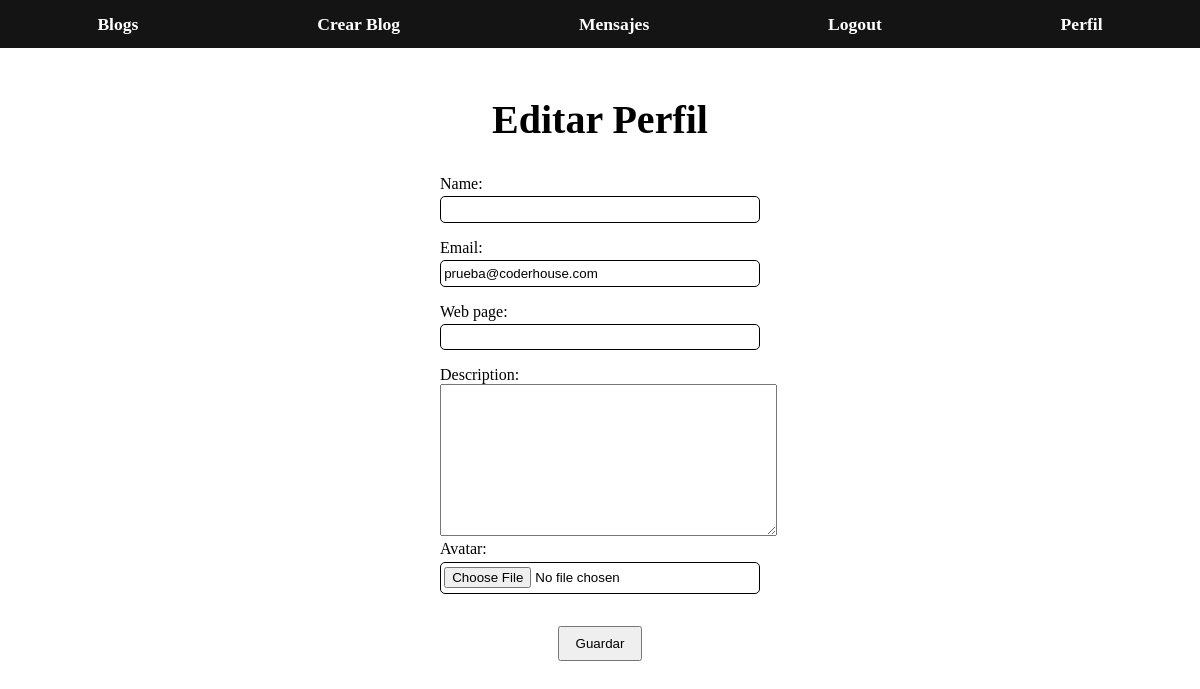
The app's page /profile/edit/ (signed in), older data.
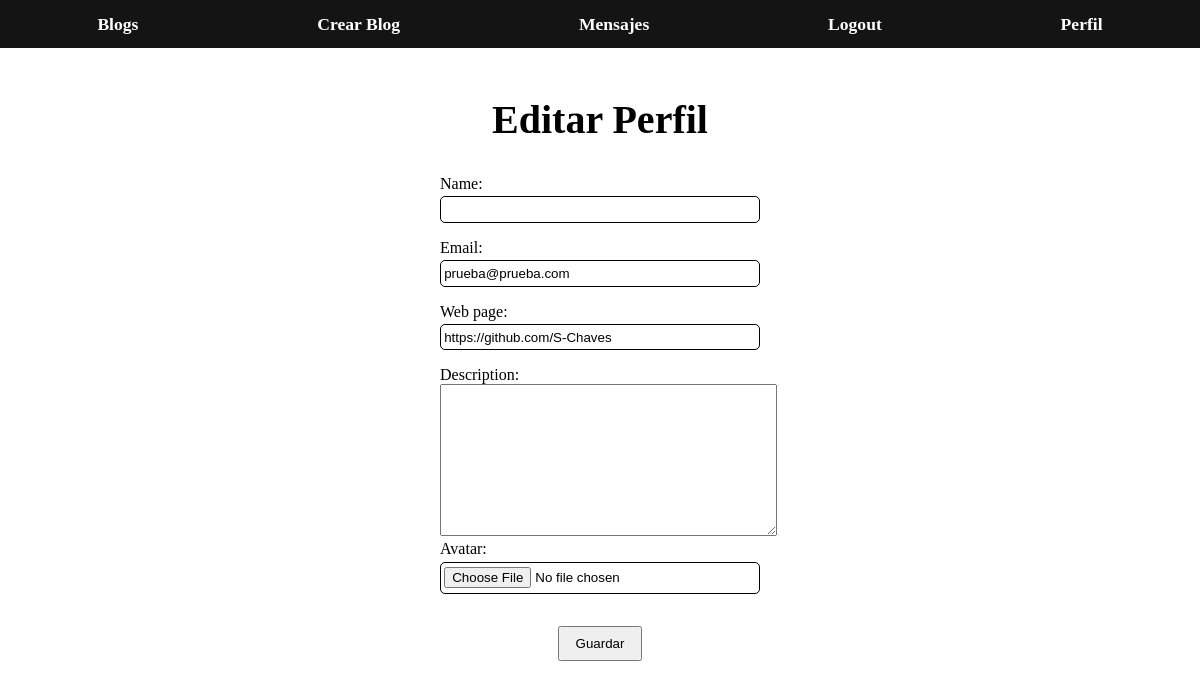
The same page, newer data.
### Login/models.py (models this page shows)
class User(AbstractUser):
  USERNAME_FIELD = 'username'
  username = models.CharField(unique=True, max_length=50)
  email = models.EmailField(unique=True, null=False)
  name = models.CharField(max_length=30)
  description = models.CharField(max_length=50)
  web_page = models.CharField(max_length=50)
  avatar = models.ForeignKey(Avatar, on_delete=models.SET_NULL, null=True, blank=True)

### Profile/views.py (the view)
# urls.py: path('edit/', edit_profile_view, name='editProfile'),
@login_required
def edit_profile_view(request):
  if request.method == 'POST':
    form = EditProfileForm(request.POST, request.FILES)
    if form.is_valid():
      avatar = form.cleaned_data['avatar']
      name = form.cleaned_data['name']
      email = form.cleaned_data['email']
      description = form.cleaned_data['description']
      web_page = form.cleaned_data['web_page']
      user = User.objects.get(id=request.user.id)
      if User.objects.filter(Q(email=email) & ~Q(email=user.email)):
        form = default_form(request)
        form.errors['email'] = 'El email ya está registrado.'
        return render(request, 'Profile/editProfile.html', {'form': form})
      user.name = name
      user.description = description
      user.email = email
      user.web_page = web_page
      if avatar:
        old_avatar = Avatar.objects.get(id=user.avatar.id)
        old_avatar.delete()
        new_avatar = Avatar()
        new_avatar.image = avatar
        new_avatar.save()
        user.avatar =  new_avatar
      user.save()
      return redirect('profile', username=user.username)
  else:
    form = default_form(request)
  return render(request, 'Profile/editProfile.html', {'form': form})

### Profile/forms.py
class EditProfileForm(forms.Form):
  name = forms.CharField(max_length=30, required=False)
  email = forms.EmailField(required=True)
  web_page = forms.CharField(max_length=50, required=False)
  description = forms.CharField(max_length=50, widget=forms.Textarea, required=False)
  avatar = forms.ImageField(required=False)
  class Meta:
    model = User
    fields = ['name', 'email', 'web_page', 'description', 'avatar']

### Profile/views.py (called while the page is built)
def default_form(request):
  return EditProfileForm(initial={
      'email': request.user.email,
      'description': request.user.description,
      'avatar': request.user.avatar,
      'name': request.user.name,
      'web_page': request.user.web_page
    })

### Profile/templates/Profile/editProfile.html (shortened to what this page needs)
{% extends 'Index/base.html' %}
{% load static %}
{% block style %}
  <link rel="stylesheet" href="{% static 'Index/base.css' %}">
{% endblock %}
{% block content %}
  <section class="section">
    <h1 class="titulo">Editar Perfil</h1>
    <form class="form" action="{% url 'editProfile' %}" method="POST" enctype="multipart/form-data">
      {% for field in form %}
        {{ field.label_tag }}
        <div class="form-input">
          {{ field }}
        </div>
      {% endfor %}
      <button class="btn" type="submit">Guardar</button>
    </form>
  </section>
{% endblock %}

Row changes from the older to the newer data that the page shows:
changed User: email "prueba@coderhouse.com" → "prueba@prueba.com"; web_page (not shown) → "https://github.com/S-Chaves"
